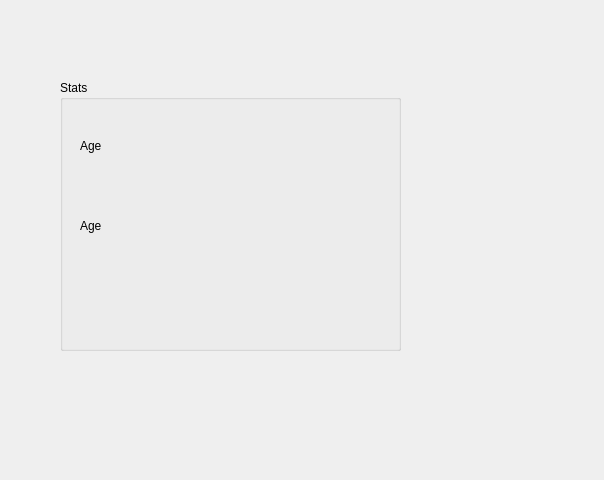
<?xml version="1.0" encoding="UTF-8"?>
<ui version="4.0">
 <class>Stat</class>
 <widget class="QDialog" name="Stat">
  <property name="geometry">
   <rect>
    <x>0</x>
    <y>0</y>
    <width>604</width>
    <height>480</height>
   </rect>
  </property>
  <property name="windowTitle">
   <string>Dialog</string>
  </property>
  <widget class="QGroupBox" name="groupBox">
   <property name="geometry">
    <rect>
     <x>60</x>
     <y>80</y>
     <width>341</width>
     <height>271</height>
    </rect>
   </property>
   <property name="title">
    <string>Stats</string>
   </property>
   <widget class="QLabel" name="label">
    <property name="geometry">
     <rect>
      <x>20</x>
      <y>50</y>
      <width>81</width>
      <height>31</height>
     </rect>
    </property>
    <property name="text">
     <string>Age</string>
    </property>
   </widget>
   <widget class="QLabel" name="label_2">
    <property name="geometry">
     <rect>
      <x>20</x>
      <y>130</y>
      <width>81</width>
      <height>31</height>
     </rect>
    </property>
    <property name="text">
     <string>Age</string>
    </property>
   </widget>
  </widget>
 </widget>
 <resources/>
 <connections/>
</ui>
